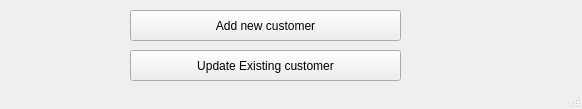
<?xml version="1.0" encoding="UTF-8"?>
<ui version="4.0">
 <class>MainWindow</class>
 <widget class="QMainWindow" name="MainWindow">
  <property name="geometry">
   <rect>
    <x>0</x>
    <y>0</y>
    <width>582</width>
    <height>109</height>
   </rect>
  </property>
  <property name="windowTitle">
   <string>Data Provenance using sqlite3</string>
  </property>
  <widget class="QWidget" name="centralwidget">
   <widget class="QPushButton" name="pushButton">
    <property name="geometry">
     <rect>
      <x>130</x>
      <y>50</y>
      <width>271</width>
      <height>31</height>
     </rect>
    </property>
    <property name="text">
     <string>Update Existing customer</string>
    </property>
   </widget>
   <widget class="QPushButton" name="pushButton_5">
    <property name="geometry">
     <rect>
      <x>130</x>
      <y>10</y>
      <width>271</width>
      <height>31</height>
     </rect>
    </property>
    <property name="text">
     <string>Add new customer</string>
    </property>
   </widget>
  </widget>
  <widget class="QStatusBar" name="statusbar"/>
 </widget>
 <resources/>
 <connections/>
</ui>
